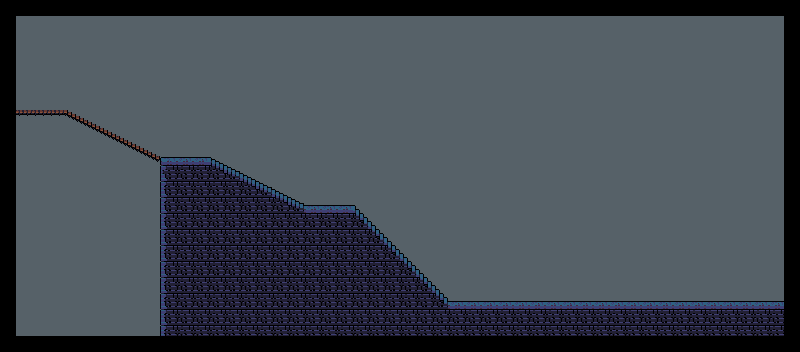

Below is a game level as drawn by its tile map, then a one-line description and the .tmx that defines it (tile-layer data replaced by summaries):
An orthogonal 50x22 tile map with 16x16 px tiles, 5 tile layers (Backbackground, Background, BackgroundDetails, Map, ...).

<map version="1.2" tiledversion="1.2.0" orientation="orthogonal" renderorder="right-down" width="50" height="22" tilewidth="16" tileheight="16" infinite="0" backgroundcolor="#566168" nextlayerid="12" nextobjectid="748">
 <tileset firstgid="1" name="tileset" tilewidth="16" tileheight="16" tilecount="7565" columns="85">
  <image source="tileset.png" trans="98ace2" width="1360" height="1424" />
  <terraintypes>
   <terrain name="Green" tile="-1" />
   <terrain name="Tree" tile="-1" />
  </terraintypes>
  <tile id="5194" terrain="1,1,1,1" />
  <tile id="5195" terrain="1,1,1,1" />
  <tile id="5270" terrain="0,0,0,0" />
  <tile id="5271" terrain="0,0,0,0" />
  <tile id="5272" terrain="0,0,0,0" />
  <tile id="5273" terrain="0,0,0,0" />
  <tile id="5280" terrain="1,1,1,1" />
  <tile id="5282" terrain="1,1,1,1" />
  <tile id="5355" terrain="0,0,0,0" />
  <tile id="5356" terrain="0,0,0,0" />
  <tile id="5357" terrain="0,0,0,0" />
  <tile id="5358" terrain="0,0,0,0" />
  <tile id="5365" terrain="1,1,1,1" />
  <tile id="5440" terrain="0,0,0,0" />
  <tile id="5441" terrain="0,0,0,0" />
  <tile id="5442" terrain="0,0,0,0" />
  <tile id="5443" terrain="0,0,0,0" />
  <tile id="5525" terrain="0,0,0,0" />
  <tile id="5526" terrain="0,0,0,0" />
  <tile id="5527" terrain="0,0,0,0" />
  <tile id="5528" terrain="0,0,0,0" />
  <tile id="5610" terrain="0,0,0,0" />
  <tile id="5611" terrain="0,0,0,0" />
  <tile id="5612" terrain="0,0,0,0" />
  <tile id="5613" terrain="0,0,0,0" />
  <tile id="5695" terrain="0,0,0,0" />
  <tile id="5696" terrain="0,0,0,0" />
  <tile id="5697" terrain="0,0,0,0" />
  <tile id="5698" terrain="0,0,0,0" />
  <tile id="5780" terrain="0,0,0,0" />
  <tile id="5781" terrain="0,0,0,0" />
  <tile id="5782" terrain="0,0,0,0" />
  <tile id="5783" terrain="0,0,0,0" />
  <tile id="5784" terrain="0,0,0,0" />
 </tileset>
 <layer id="1" name="Backbackground" width="50" height="22">
  <data>[1100 cells, 387 non-empty, 21 distinct tile ids]</data>
 </layer>
 <layer id="2" name="Background" width="50" height="22">
  <data>[1100 cells, 0 non-empty, 0 distinct tile ids]</data>
 </layer>
 <layer id="3" name="BackgroundDetails" width="50" height="22">
  <data>[1100 cells, 0 non-empty, 0 distinct tile ids]</data>
 </layer>
 <layer id="4" name="Map" width="50" height="22">
  <data>[1100 cells, 0 non-empty, 0 distinct tile ids]</data>
 </layer>
 <layer id="5" name="Frontground" width="50" height="22">
  <data>[1100 cells, 0 non-empty, 0 distinct tile ids]</data>
 </layer>
 <objectgroup id="6" name="Enemies" />
 <objectgroup id="7" name="Gates" />
 <objectgroup id="8" name="FallingRocks" />
 <objectgroup id="9" name="Solids" />
 <objectgroup id="10" name="Players" />
 <objectgroup id="11" name="Events" />
</map>
